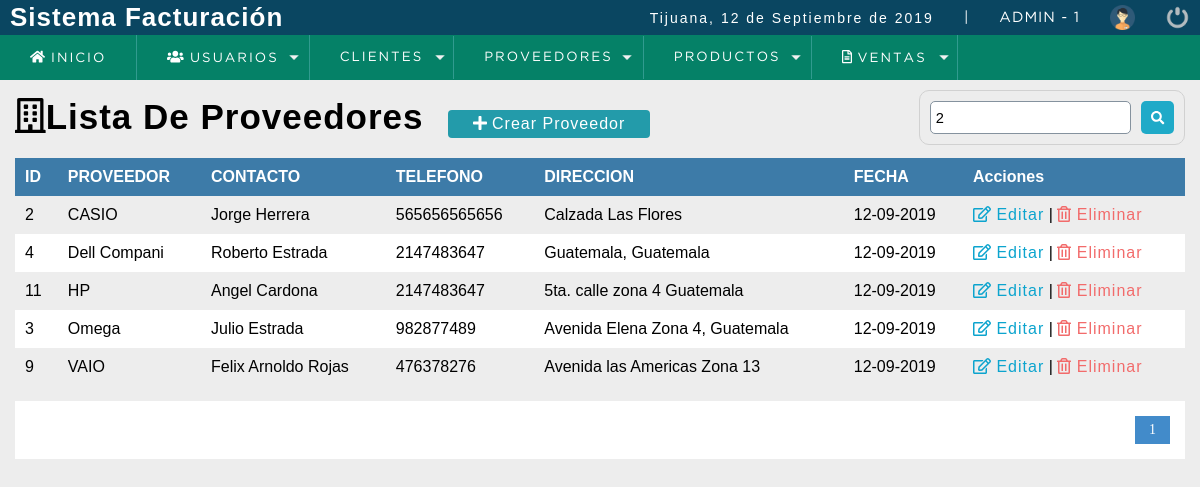
Screenshot of /sistema/buscar_proveedor.php?busqueda=2 (signed in) with the database file from the repository.
### tables this page shows
CREATE TABLE `proveedor` (
  `codproveedor` int(11) NOT NULL,
  `proveedor` varchar(100) DEFAULT NULL,
  `contacto` varchar(100) DEFAULT NULL,
  `telefono` bigint(11) DEFAULT NULL,
  `direccion` text,
  `usuario_id` int(11) NOT NULL,
  `date_add` datetime NOT NULL  DEFAULT CURRENT_TIMESTAMP,  
  `estatus` tinyint DEFAULT 1
);

### sistema/buscar_proveedor.php (the view, shortened to what this page needs)
<?php
  include "../conexion.php"
?>
<!DOCTYPE html>
<html lang="en">
<head>
	<?php include "includes/script.php"; ?>
</head>
<body>
	<?php include "includes/header.php"; ?>
	<section id="container">
    <?php
      $busqueda = strtolower($_REQUEST['busqueda']);
    ?>
    <h1><i class="far fa-building"></i>Lista De Proveedores</h1>
    <a href = "registro_proveedor.php" class = "btn_new"><i class="fas fa-plus"></i> Crear Proveedor</a>
    <form action="buscar_proveedor.php" method="get" class = "form_search">
      <input type="text" name = "busqueda" id="busqueda" placeholder ="Buscar" value = "<?php echo $busqueda; ?>">
      <button type="submit" class= "btn_search"><i class = "fas fa-search"></i></button>
    </form>
    <table>
      <tr>
        <th>ID</th>
        <th>PROVEEDOR</th>
        <th>CONTACTO</th>
        <th>TELEFONO</th>
        <th>DIRECCION</th>
        <th>FECHA</th>
        <th>Acciones</th>
      </tr>
      <?php
        $sql_registe = mysqli_query($conexion,"SELECT COUNT(*) AS total_registro
                                                FROM proveedor WHERE
                                                (codproveedor LIKE '%$busqueda%' OR
                                                proveedor LIKE '%$busqueda%' OR
                                                contacto LIKE '%$busqueda%' OR
                                                telefono LIKE '%$busqueda%') AND
                                                estatus = 1");
        $result_register = mysqli_fetch_array($sql_registe);
        $total_registro = $result_register['total_registro'];
        $por_pagina = 5;
        if(empty($_GET['pagina']))
        {
          $pagina = 1;
        }
        else
        {
          $pagina = $_GET['pagina'];
        }
        $desde = ($pagina-1)*$por_pagina;
        $total_paginas = ceil($total_registro/$por_pagina);
        $query = mysqli_query($conexion,"SELECT * FROM proveedor WHERE
                                          (codproveedor LIKE '%$busqueda%' OR
                                          proveedor LIKE '%$busqueda%' OR
                                          contacto LIKE '%$busqueda%' OR
                                          telefono LIKE '%$busqueda%') AND
                                          estatus = 1  ORDER BY proveedor ASC LIMIT $desde,$por_pagina");
        $result = mysqli_num_rows($query);
        if ($result > 0)
        {
          while ($data = mysqli_fetch_array($query))
          {
            $formato = 'Y-m-d H:i:s';
            $fecha = DateTime::createFromFormat($formato,$data['date_add']);
      ?>
          <tr>
            <td><?php echo $data['codproveedor']; ?></td>
            <td><?php echo $data['proveedor']; ?></td>
            <td><?php echo $data['contacto']; ?></td>
            <td><?php echo $data['telefono']; ?></td>
            <td><?php echo $data['direccion']; ?></td>
            <td><?php echo $fecha->format('d-m-Y'); ?></td>
            <td>
              <a class ="link_edit" href = "editar_proveedor.php?id=<?php echo $data['codproveedor']; ?>"><i class="far fa-edit"></i> Editar</a>
              |
              <a class = "link_delete"  href = "eliminar_confirmar_proveedor.php?id=<?php echo $data['codproveedor']; ?>"><i class="far fa-trash-alt"></i> Eliminar</a>
            </td>
          </tr>
      <?php
          }
        }
      ?>
    </table>
    <?php
      if ($total_registro != 0)
      {
        ?>
        <div class = "paginador">
            <ul>
            <?php
                for ($i=1;$i<=$total_paginas;$i++)
                {
                  if ($i == $pagina)
                  {
                    echo '<li class="pageSelected">'.$i.'</li>';
                  }
                  else
                  {
                    echo '<li><a href="?pagina='.$i.'&busqueda='.$busqueda.'">'.$i.'</a></li>';
                  }
                }
            ?>
            </ul>
        </div>
    <?php
      }
    ?>
	</section>
</body>
</html>

### sistema/css/style.css (style rules this page uses)
* { margin: 0; padding: 0; box-sizing: border-box; }
body { background: #ededed; }
h1, h2, h3, h4, h5, h6 { font-family: 'arial'; font-weight: bold; letter-spacing: 1px; }
h1 { font-size: 26px; }
a { text-decoration: none; font-family: arial; letter-spacing: 1px; }
#container { padding: 90px 15px 15px; }
form { background:#FFF; margin:auto; padding:20px 50px; border: 1px solid #d1d1d1; }
input,select { display:block; width: 100%; font-size:11pt; padding:5px; border:1px solid #85929e; border-radius:5px; }
#container h1 { font-size:35px; display:inline-block; }
.btn_new { display:inline-block; background:#239baa; color:#FFF; padding:5px 25px; border-radius:4px; margin:20px; }
table { border-collapse:collapse; font-size:12pt; font-family:'arial'; width:100%; }
table th { text-align:left; padding:10px; background:#3d7ba8; color:#FFF; }
table tr:nth-child(odd) { background:#FFF; }
table td { padding:10px; }
.link_edit { color:#0ca4ce; }
.link_delete { color:#f26b6b; }
.paginador ul { padding:15px; list-style:none; background:#FFF; margin-top:15px; display:-webkit-flex; display:-moz-flex; display:-ms-flex; display:-o-flex; display:flex; justify-content:flex-end; }
.paginador a, .pageSelected { color:#428bca; border:1px solid #ddd; padding:5px; display:inline-block; font-size:14px; text-align:center; width:35px; }
.pageSelected { color:#FFF; background:#428bca; border:1px solid #428bca; }
.form_search { display:-webkit-flex; display:-moz-flex; display:-ms-flex; display:-o-flex; display:flex; float:right; background:initial; padding:10px; border-radius:10px; }
.form_search .btn_search { background:#1faac8; color:#FFF; padding:10px; border:0; cursor:pointer; margin-left:10px; display:-webkit-flex; display:-moz-flex; display:-ms-flex; display:-o-flex; display:flex; border-radius:5px; }

### rows the page displays
proveedor: codproveedor "2", proveedor "CASIO", contacto "Jorge Herrera", telefono "565656565656", direccion "Calzada Las Flores", date_add "12-09-2019"
proveedor: codproveedor "4", proveedor "Dell Compani", contacto "Roberto Estrada", telefono "2147483647", direccion "Guatemala, Guatemala", date_add "12-09-2019"
proveedor: codproveedor "11", proveedor "HP", contacto "Angel Cardona", telefono "2147483647", direccion "5ta. calle zona 4 Guatemala", date_add "12-09-2019"
proveedor: codproveedor "3", proveedor "Omega", contacto "Julio Estrada", telefono "982877489", direccion "Avenida Elena Zona 4, Guatemala", date_add "12-09-2019"
proveedor: codproveedor "9", proveedor "VAIO", contacto "Felix Arnoldo Rojas", telefono "476378276", direccion "Avenida las Americas Zona 13", date_add "12-09-2019"

### other values shown
fechaC() "12 de Septiembre de 2019"
$_SESSION['usuario'] "ADMIN"
$_SESSION['rol'] "1"
